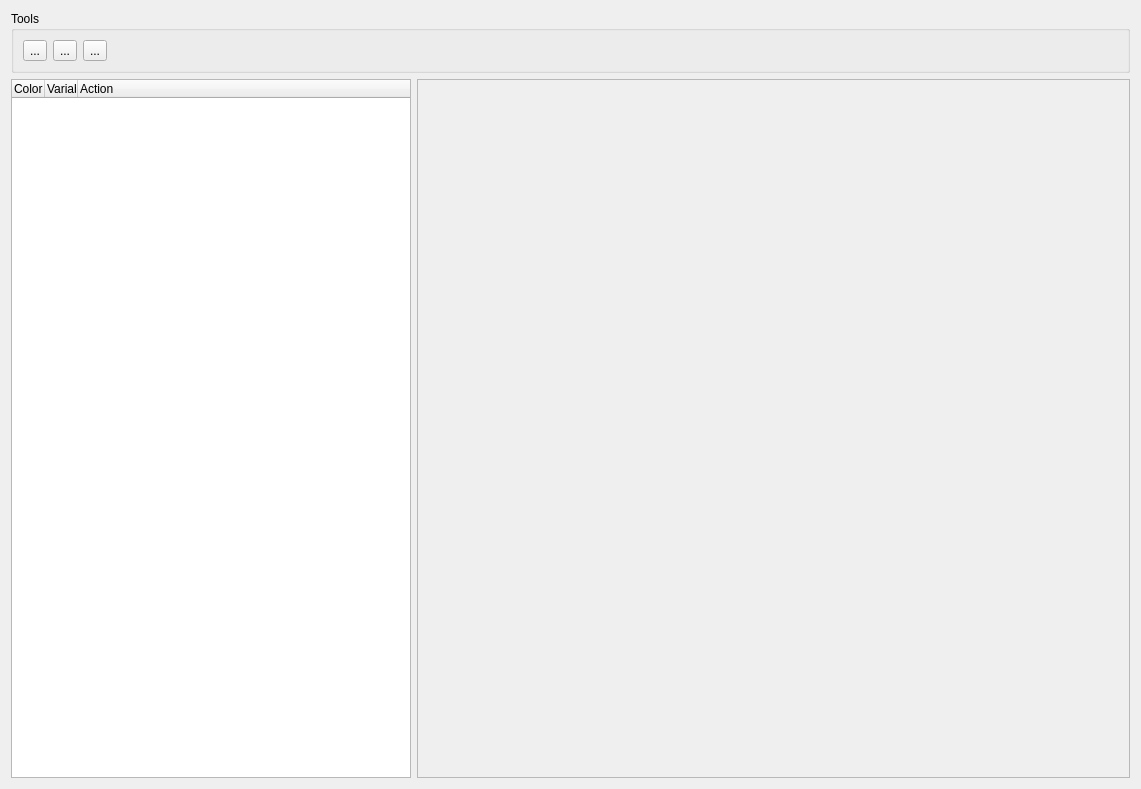
<?xml version="1.0" encoding="UTF-8"?>
<ui version="4.0">
 <class>ScopeView</class>
 <widget class="QWidget" name="ScopeView">
  <property name="geometry">
   <rect>
    <x>0</x>
    <y>0</y>
    <width>1141</width>
    <height>789</height>
   </rect>
  </property>
  <property name="windowTitle">
   <string>Scope</string>
  </property>
  <layout class="QVBoxLayout" name="verticalLayout">
   <item>
    <widget class="QGroupBox" name="groupBox">
     <property name="minimumSize">
      <size>
       <width>0</width>
       <height>0</height>
      </size>
     </property>
     <property name="maximumSize">
      <size>
       <width>16777215</width>
       <height>80</height>
      </size>
     </property>
     <property name="autoFillBackground">
      <bool>false</bool>
     </property>
     <property name="title">
      <string>Tools</string>
     </property>
     <property name="flat">
      <bool>false</bool>
     </property>
     <property name="checkable">
      <bool>false</bool>
     </property>
     <layout class="QHBoxLayout" name="horizontalLayout_2">
      <item>
       <widget class="QToolButton" name="m_playToolButton">
        <property name="text">
         <string>...</string>
        </property>
        <property name="icon">
         <iconset resource="NetworkViewer.qrc">
          <normaloff>:/images/playGreen.png</normaloff>:/images/playGreen.png</iconset>
        </property>
       </widget>
      </item>
      <item>
       <widget class="QToolButton" name="m_pauseToolButton">
        <property name="text">
         <string>...</string>
        </property>
        <property name="icon">
         <iconset resource="NetworkViewer.qrc">
          <normaloff>:/images/pauseGreen.png</normaloff>:/images/pauseGreen.png</iconset>
        </property>
       </widget>
      </item>
      <item>
       <widget class="QToolButton" name="m_saveToolButton">
        <property name="text">
         <string>...</string>
        </property>
        <property name="icon">
         <iconset resource="NetworkViewer.qrc">
          <normaloff>:/images/Save-Icon.png</normaloff>:/images/Save-Icon.png</iconset>
        </property>
       </widget>
      </item>
      <item>
       <spacer name="horizontalSpacer">
        <property name="orientation">
         <enum>Qt::Horizontal</enum>
        </property>
        <property name="sizeHint" stdset="0">
         <size>
          <width>40</width>
          <height>20</height>
         </size>
        </property>
       </spacer>
      </item>
     </layout>
    </widget>
   </item>
   <item>
    <layout class="QHBoxLayout" name="horizontalLayout">
     <item>
      <widget class="QTreeWidget" name="m_treeWidget">
       <property name="sizePolicy">
        <sizepolicy hsizetype="Fixed" vsizetype="Expanding">
         <horstretch>0</horstretch>
         <verstretch>0</verstretch>
        </sizepolicy>
       </property>
       <property name="maximumSize">
        <size>
         <width>400</width>
         <height>16777215</height>
        </size>
       </property>
       <property name="mouseTracking">
        <bool>false</bool>
       </property>
       <property name="autoFillBackground">
        <bool>true</bool>
       </property>
       <property name="textElideMode">
        <enum>Qt::ElideRight</enum>
       </property>
       <property name="uniformRowHeights">
        <bool>true</bool>
       </property>
       <attribute name="headerCascadingSectionResizes">
        <bool>true</bool>
       </attribute>
       <attribute name="headerDefaultSectionSize">
        <number>33</number>
       </attribute>
       <attribute name="headerMinimumSectionSize">
        <number>-18</number>
       </attribute>
       <column>
        <property name="text">
         <string>Color</string>
        </property>
       </column>
       <column>
        <property name="text">
         <string>Variable</string>
        </property>
       </column>
       <column>
        <property name="text">
         <string notr="true">Action</string>
        </property>
       </column>
      </widget>
     </item>
     <item>
      <widget class="QFrame" name="m_frame">
       <property name="frameShape">
        <enum>QFrame::StyledPanel</enum>
       </property>
       <property name="frameShadow">
        <enum>QFrame::Raised</enum>
       </property>
      </widget>
     </item>
    </layout>
   </item>
  </layout>
 </widget>
 <resources>
  <include location="NetworkViewer.qrc"/>
 </resources>
 <connections/>
</ui>
